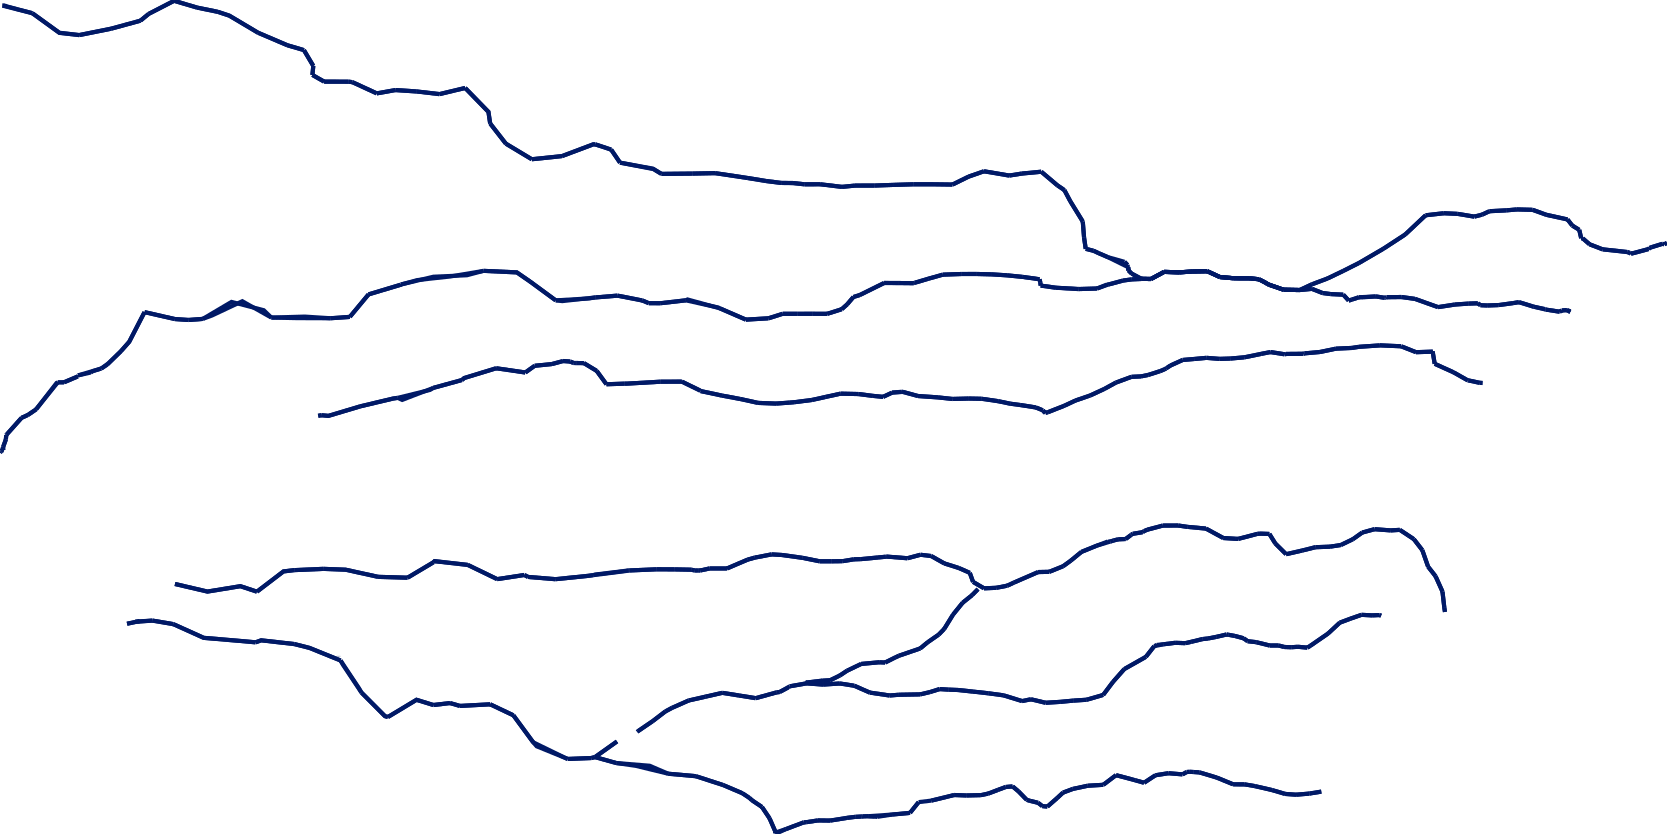

Write Python code to recreate this figure.
# Enodia Shapefile abstractions
# Brygg Ullmer, Clemson University
# Begun 10/02/2021

#https://www.visualcapitalist.com/wp-content/uploads/2017/10/interstate-highways-map.html

from enShapefile import *

import csv, traceback
capitolsFn = 'state-capitols.csv'
capitolsF  = open(capitolsFn, 'r+t')
dataReader = csv.reader(capitolsF, delimiter=',');

es       = enShapefile()
es.minDiff = 200.
es.targetRoads = []

for i in range(10, 91, 10): es.targetRoads.append(i)
#for i in range( 5, 96, 10): es.targetRoads.append(i)
#for i in range(195, 895, 100): es.targetRoads.append(i)

#manualList = [82,84,86,94, 17,29,24,43,77,79,81,87, 26, 44, 255, 270, 64]
#manualList = [82,84,86,94, 17,29,24,43,77,79,81,87,89,93, 26, 255, 270, 64, 57]
#manualList += [64,264,294,24,57, 505, 205, 880, 580, 475, 280, 69,96,496]
#manualList += [270, 71,69,74,72,335,470,44,69,269]
manualList = []

def roadBus(roadNum, postfixes=['W', 'E', ' W', ' E']): #business roads
  result = []
  for postfix in postfixes: result.append(str(roadNum) + postfix)
  return result

postfixedRoads = [35, 20]
#for postfixedRoad in postfixedRoads: manualList += roadBus(postfixedRoad)
#manualList += roadBus(5, [' Expy', ' Scn'])

for road in manualList: es.targetRoads.append(road)

print('targetRoads:', es.targetRoads)
es.extractInterstateVerts()
es.calcLatLongMinMaxRange()

rvs      = es.roadVertexSeqs
rvsNames = rvs.keys()

#es.cairoCreatePngSurface()
es.cairoCreatePdfSurface("usMap14.pdf")

for rvsName in rvsNames:      #primary road names
  for rvSeq in rvs[rvsName]: #list of constituitive vertex sequences
    es.plotCaiVertSeq(rvSeq)

#es.drawCircle([-81, 34], .02) #, Columbia, SC

firstline = True; lineNum = 0

#es.plotLatLong()

for capitolDS in dataReader: #state capitol data structure
  if firstline: firstline = False; continue
  city, state, long, lat = capitolDS; lineNum += 1
  #try:    es.drawCircle([float(lat), float(long)], .02) 
  #try:    es.drawCircle([float(lat), float(long)], .03) 
  #try:    es.drawCircle([float(lat), float(long)], .025) 
  #except: print(traceback.print_exc())

es.ctx.stroke()

#es.cairoWritePng("usMap12.png")
es.cairoWritePdf()
    
### end ###
